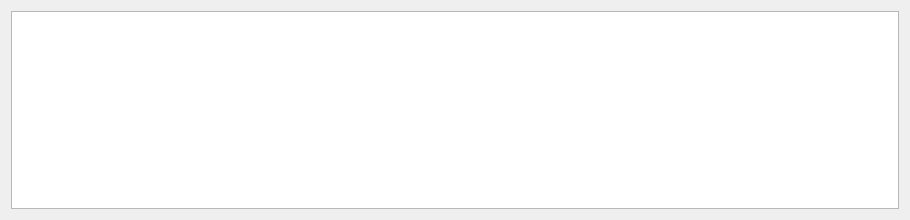
<?xml version="1.0" encoding="UTF-8"?>
<ui version="4.0">
 <class>DlgDownloadInfo</class>
 <widget class="QDialog" name="DlgDownloadInfo">
  <property name="geometry">
   <rect>
    <x>0</x>
    <y>0</y>
    <width>910</width>
    <height>220</height>
   </rect>
  </property>
  <property name="windowTitle">
   <string>Dialog</string>
  </property>
  <layout class="QHBoxLayout" name="horizontalLayout_2">
   <item>
    <layout class="QHBoxLayout" name="horizontalLayout">
     <item>
      <widget class="QTableWidget" name="tableWidget"/>
     </item>
    </layout>
   </item>
  </layout>
 </widget>
 <resources/>
 <connections/>
</ui>
